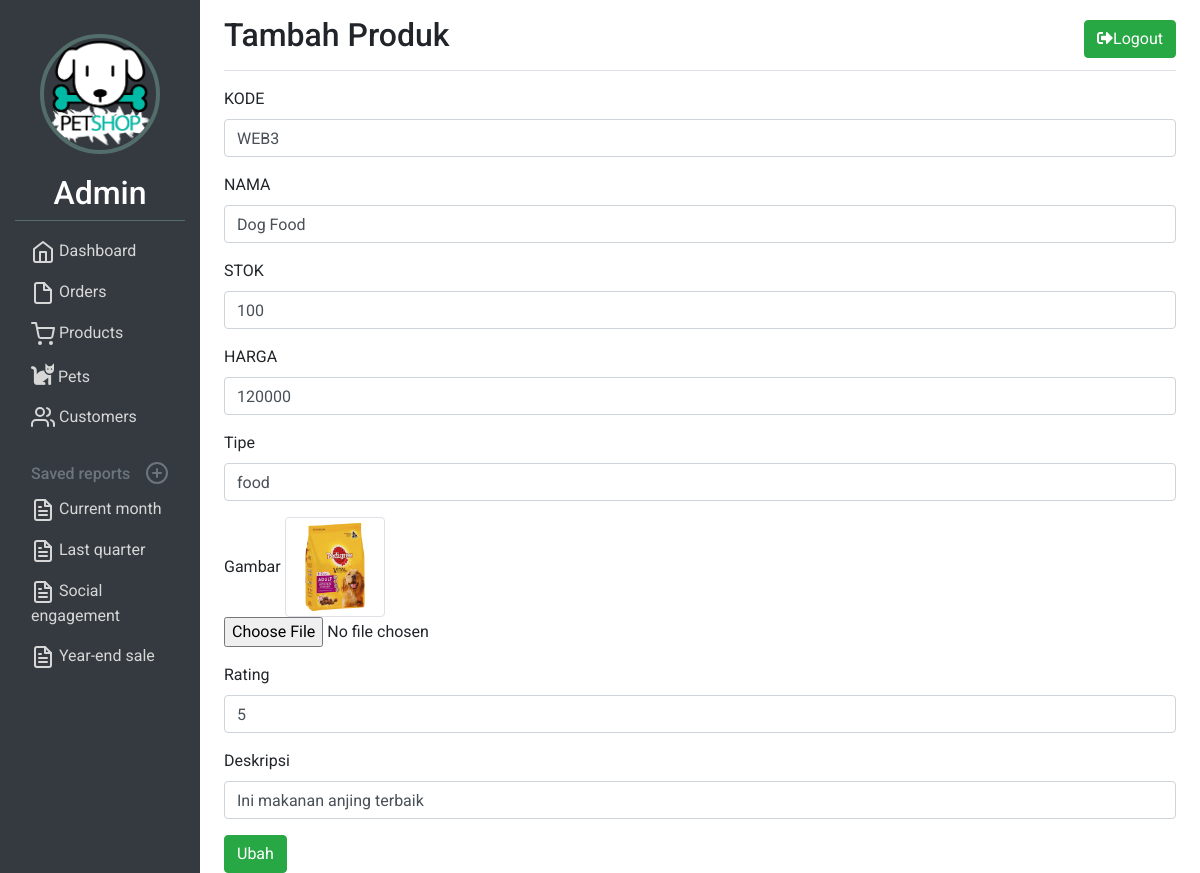
The app's page /user/ubah.php?productid=3 (signed in), older data.
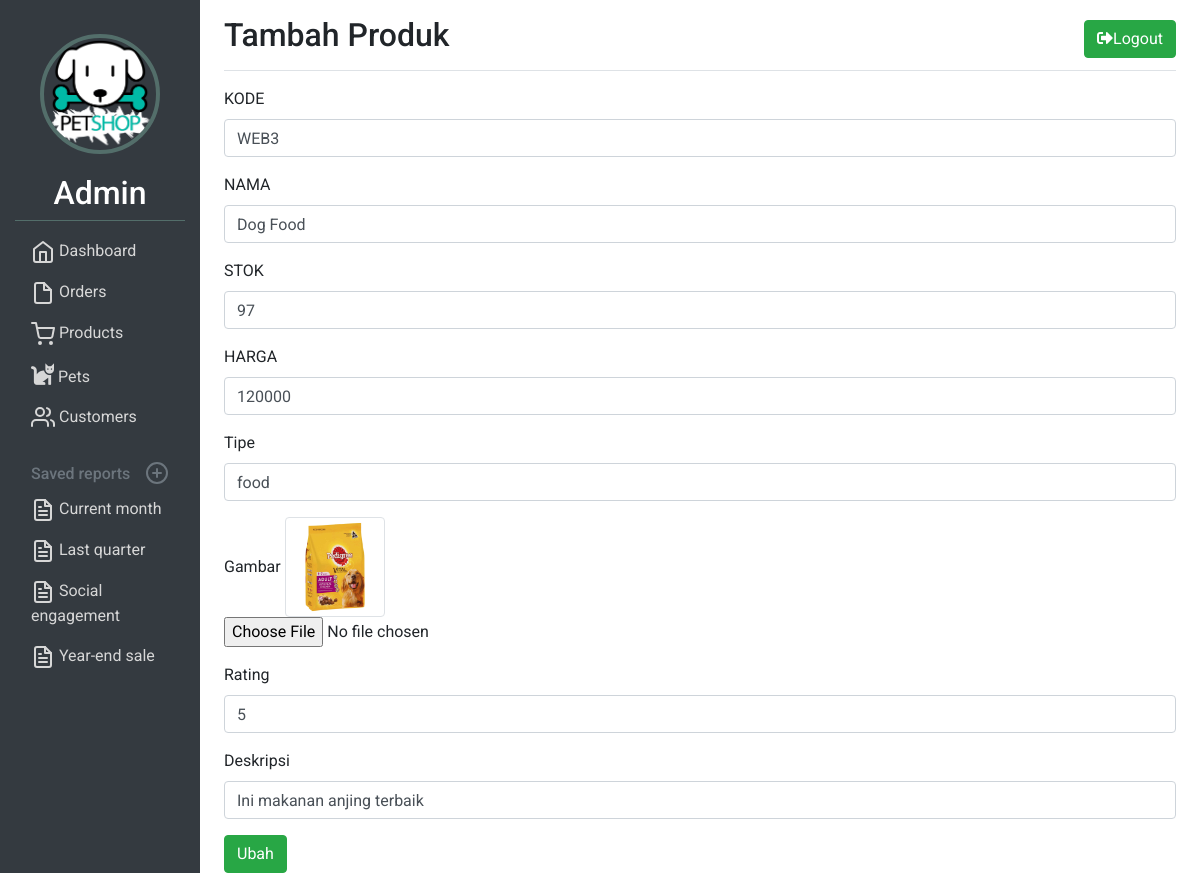
The same page, newer data.
### tables this page shows
CREATE TABLE `products` (
  `productid` int(11) NOT NULL,
  `product_code` varchar(60) NOT NULL,
  `product_desc` tinytext,
  `product_img_name` varchar(60) NOT NULL,
  `qty_product` int(11) NOT NULL,
  `price_product` float NOT NULL,
  `product_name` varchar(60) NOT NULL,
  `product_type` varchar(30) DEFAULT 'pet',
  `product_rating` int(11) DEFAULT NULL
);

### function.php (called while the page is built, shortened)
<?php
$conn = mysqli_connect("localhost","root","","petshop");
function query($query){
    global $conn;
    $result = mysqli_query($conn, $query);
    $rows = [];
    while ( $row = mysqli_fetch_assoc($result) ){
        $rows[] = $row;
    }
    return $rows;
}
?>

### user/ubah.php (the view, shortened to what the changed rows need)
<?php
require '../function.php';
$id = $_GET["productid"];
$product = query("SELECT * FROM products WHERE productid = $id")[0];
?>
<!DOCTYPE html>
<html lang="en" dir="ltr">
  <head>
    <link rel="stylesheet" href="https://use.fontawesome.com/releases/v5.8.1/css/all.css">
    <link rel="stylesheet" href="https://stackpath.bootstrapcdn.com/bootstrap/4.3.1/css/bootstrap.min.css">
    <link rel="stylesheet" href="user.css">
  </head>
  <body data-gr-c-s-loaded="true" cz-shortcut-listen="true">
  <div class="container-fluid">
    <div class="row">
      <nav class="col-md-2 d-none d-md-block bg-dark sidebar">
        <div class="sidebar-sticky">
          <div class="admin-profile">
            <div class="admin-name">
              <h2>Admin</h2>
            </div>
          </div>
        </div>
      </nav>
      <main role="main" class="col-md-9 ml-sm-auto col-lg-10 px-4">
        <div class="d-flex justify-content-between flex-wrap flex-md-nowrap align-items-center pt-3 pb-2 mb-3 border-bottom">
          <h1 class="h2">Tambah Produk</h1>
        </div>
    <form action="" method="post" enctype="multipart/form-data">
        <div class="form-group">
          <label for="product_code">KODE</label>
          <input type="text" name="product_code" class="form-control" id="product_code" placeholder="Code" value="<?= $product["product_code"]?>" required>
        </div>
        <div class="form-group">
          <label for="product_name">NAMA</label>
          <input type="text" name="product_name" class="form-control" id="product_name" placeholder="Name" value="<?= $product["product_name"]?>" required>
        </div>
        <div class="form-group">
          <label for="qty_product">STOK</label>
          <input type="text" name="qty_product" class="form-control" id="qty_product" placeholder="Stok" value="<?= $product["qty_product"]?>" required>
        </div>
        <div class="form-group">
          <label for="price_product">HARGA</label>
          <input type="text" name="price_product" class="form-control" id="price_product" placeholder="Harga" value="<?= $product["price_product"]?>" required>
        </div>
        <div class="form-group">
          <label for="product_type">Tipe</label>
          <input type="text" name="product_type" class="form-control" id="product_type" placeholder="Tipe" value="<?= $product["product_type"]?>" required>
        </div>
        <div class="form-group">
          <label for="product_img_name">Gambar</label>
          <img src="../img/products/<?= $product["product_img_name"]; ?>" class="img-thumbnail" alt="">
          <input type="file" name="product_img_name" class="form-control-file" id="product_img_name" placeholder="Tipe">
        </div>
        <div class="form-group">
          <label for="product_rating">Rating</label>
          <input type="text" name="product_rating" class="form-control" id="product_rating" placeholder="Tipe" value="<?= $product["product_rating"]?>" required>
        </div>
        <div class="form-group">
          <label for="product_desc">Deskripsi</label>
          <input type="text" name="product_desc" class="form-control" id="product_desc" placeholder="Tipe" value="<?= $product["product_desc"]?>" >
        </div>
    </form>
      </main>
    </div>
  </div>
  </body>
</html>

Row changes from the older to the newer data that the page shows:
changed products "WEB3": qty_product "100" → "97"
